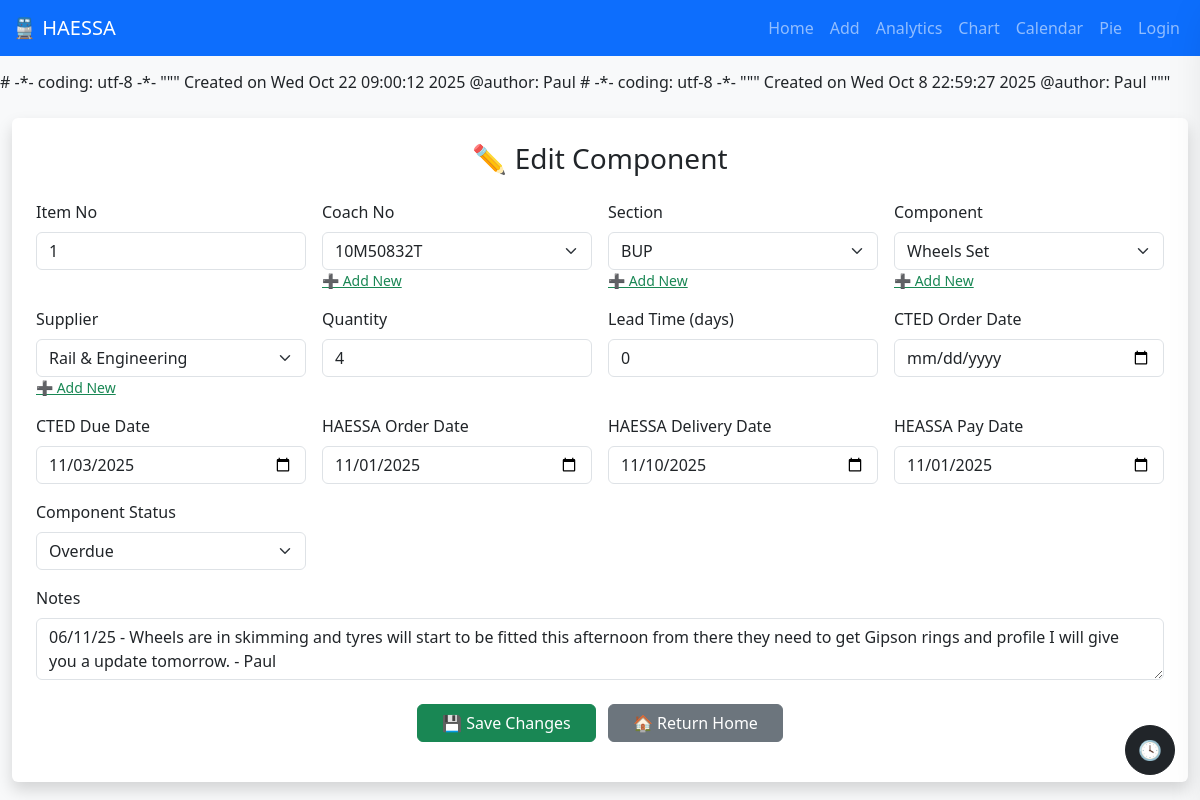
Screenshot of /edit/1 (signed in) with the database file from the repository.
### app.py (models this page shows, shortened)
class Components(db.Model):
    __tablename__ = "components"
    id = db.Column(db.Integer, primary_key=True)
    Item_no = db.Column(db.String(50))
    Coach_no = db.Column(db.String(50))
    Section = db.Column(db.String(100))
    Component = db.Column(db.String(100))
    Supplier = db.Column(db.String(100))
    Quantity = db.Column(db.Integer, default=9999)
    Lead_time = db.Column(db.Integer)
    CTED_order_date = db.Column(db.String(50), default="1/1/1900")
    CTED_due_date = db.Column(db.String(50), default="1/1/1900")
    HAESSA_order_date = db.Column(db.String(50), default="1/1/1900")
    HEASSA_pay_date = db.Column(db.String(50), default="1/1/1900")
    HAESSA_delivery_date = db.Column(db.String(50), default="1/1/1900")
    Component_status = db.Column(db.String(50))
    Notes = db.Column(db.String(200))

### app.py (the view, shortened to what this page needs)
@app.route("/edit/<int:id>", methods=["GET", "POST"])
@login_required
def edit(id):
    component = Components.query.get_or_404(id)
    return render_template("edit.html", component=component)

### app.py (called while the page is built)
@login_manager.user_loader
def load_user(user_id):
    return User.query.get(int(user_id))

@app.context_processor
def inject_datetime():
    return {'datetime': datetime}

### templates/edit.html (shortened to what this page needs)
{% extends "base.html" %}
{% block content %}
<div class="container mt-4 p-4 bg-white shadow rounded form-container">
  <h3 class="text-center mb-4">✏️ Edit Component</h3>
  <form method="POST" action="{{ url_for('edit', id=component.id) }}">
    <div class="row g-3">
      <div class="col-md-3">
        <label class="form-label">Item No</label>
        <input type="text" name="Item_no" class="form-control" value="{{ component.Item_no or '' }}">
      </div>
      <div class="col-md-3">
        <label class="form-label">Coach No</label>
        <select name="Coach_no" class="form-select editable-select">
          <option value="{{ component.Coach_no }}" selected>{{ component.Coach_no }}</option>
        </select>
        <small><a href="#" class="text-success add-option" data-target="Coach_no">➕ Add New</a></small>
      </div>
      <div class="col-md-3">
        <label class="form-label">Section</label>
        <select name="Section" class="form-select editable-select">
          <option value="{{ component.Section }}" selected>{{ component.Section }}</option>
        </select>
        <small><a href="#" class="text-success add-option" data-target="Section">➕ Add New</a></small>
      </div>
      <div class="col-md-3">
        <label class="form-label">Component</label>
        <select name="Component" class="form-select editable-select">
          <option value="{{ component.Component }}" selected>{{ component.Component }}</option>
        </select>
        <small><a href="#" class="text-success add-option" data-target="Component">➕ Add New</a></small>
      </div>
      <div class="col-md-3">
        <label class="form-label">Supplier</label>
        <select name="Supplier" class="form-select editable-select">
          <option value="{{ component.Supplier }}" selected>{{ component.Supplier }}</option>
        </select>
        <small><a href="#" class="text-success add-option" data-target="Supplier">➕ Add New</a></small>
      </div>
      <div class="col-md-3">
        <label class="form-label">Quantity</label>
        <input type="number" name="Quantity" class="form-control" min="1" value="{{ component.Quantity or 1 }}">
      </div>
      <div class="col-md-3">
        <label class="form-label">Lead Time (days)</label>
        <input type="number" name="Lead_time" class="form-control" min="0" value="{{ component.Lead_time or 0 }}">
      </div>
      <div class="col-md-3">
        <label class="form-label">CTED Order Date</label>
        <input type="date" name="CTED_order_date" class="form-control" value="{{ component.CTED_order_date }}">
      </div>
      <div class="col-md-3">
        <label class="form-label">CTED Due Date</label>
        <input type="date" name="CTED_due_date" class="form-control" value="{{ component.CTED_due_date }}">
      </div>
      <div class="col-md-3">
        <label class="form-label">HAESSA Order Date</label>
        <input type="date" name="HAESSA_order_date" class="form-control" value="{{ component.HAESSA_order_date }}">
      </div>
      <div class="col-md-3">
        <label class="form-label">HAESSA Delivery Date</label>
        <input type="date" name="HAESSA_delivery_date" class="form-control" value="{{ component.HAESSA_delivery_date }}">
      </div>
      <div class="col-md-3">
        <label class="form-label">HEASSA Pay Date</label>
        <input type="date" name="HEASSA_pay_date" class="form-control" value="{{ component.HEASSA_pay_date }}">
      </div>
      <div class="col-md-3">
        <label class="form-label">Component Status</label>
        <select name="Component_status" class="form-select">
          <option value="{{ component.Component_status }}" selected>{{ component.Component_status }}</option>
        </select>
      </div>
    </div>
    <div class="mt-3">
      <label class="form-label">Notes</label>
      <textarea name="Notes" class="form-control" rows="2">{{ component.Notes or '' }}</textarea>
    </div>
    <div class="mt-4 text-center">
      <button type="submit" class="btn btn-success px-4 me-2">💾 Save Changes</button>
      <a href="{{ url_for('home') }}" class="btn btn-secondary px-4">🏠 Return Home</a>
    </div>
  </form>
</div>
{% endblock %}

### templates/base.html (shortened to what this page needs)
# -*- coding: utf-8 -*-
"""
Created on Wed Oct  8 22:59:27 2025
@author: Paul
"""
<!DOCTYPE html>
<html lang="en">
<head>
  <link href="https://cdn.jsdelivr.net/npm/bootstrap@5.3.3/dist/css/bootstrap.min.css" rel="stylesheet">
<button id="toggleLog" class="btn btn-dark position-fixed rounded-circle">
  🕓
</button>
</head>
<body class="bg-light">
<nav class="navbar navbar-expand-lg navbar-dark bg-primary">
  <div class="container-fluid">
    <a class="navbar-brand" href="{{ url_for('home') }}">🚆 HAESSA</a>
    <div class="collapse navbar-collapse" id="navbarNav">
      <ul class="navbar-nav me-auto">
        <li class="nav-item"><a class="nav-link" href="{{ url_for('home') }}">Home</a></li>
        <li class="nav-item"><a class="nav-link" href="{{ url_for('add') }}">Add</a></li>
        <li class="nav-item"><a class="nav-link" href="{{ url_for('analytics') }}">Analytics</a></li>
        <li class="nav-item"><a class="nav-link" href="{{ url_for('chart') }}">Chart</a></li>
        <li class="nav-item"><a class="nav-link" href="{{ url_for('calendar') }}">Calendar</a></li>
        <li class="nav-item"><a class="nav-link" href="{{ url_for('pie') }}">Pie</a></li>
        {% if current_user.is_authenticated and current_user.role == 'admin' %}
          <li class="nav-item"><a class="nav-link" href="{{ url_for('users') }}">👥 User Management</a></li>
        {% endif %}
      </ul>
      <ul class="navbar-nav">
        {% if current_user.is_authenticated %}
          <li class="nav-item">
            <span class="navbar-text text-light me-3">
              Logged in as <strong>{{ current_user.username }}</strong> ({{ current_user.role|capitalize }})
            </span>
          </li>
          <li class="nav-item">
            <a class="btn btn-outline-light btn-sm" href="{{ url_for('logout') }}">Logout</a>
          </li>
        {% else %}
          <li class="nav-item">
            <a class="btn btn-outline-light btn-sm" href="{{ url_for('login') }}">Login</a>
          </li>
        {% endif %}
      </ul>
    </div>
  </div>
</nav>
  <nav class="navbar navbar-expand-lg navbar-dark bg-primary">
    <div class="container-fluid">
      <a class="navbar-brand" href="{{ url_for('home') }}">🚆 HAESSA</a>
      <div class="navbar-nav">
        <a class="nav-link" href="{{ url_for('home') }}">Home</a>
        <a class="nav-link" href="{{ url_for('add') }}">Add</a>
        <a class="nav-link" href="{{ url_for('analytics') }}">Analytics</a>
        <a class="nav-link" href="{{ url_for('chart') }}">Chart</a>
        <a class="nav-link" href="{{ url_for('calendar') }}">Calendar</a>
        <a class="nav-link" href="{{ url_for('pie') }}">Pie</a>
        <a class="nav-link" href="{{ url_for('login') }}">Login</a>
      </div>
    </div>
  </nav>
  <div class="container mt-4">
    {% block content %}{% endblock %}
  </div>
<div class="toast-container position-fixed bottom-0 end-0 p-3" style="z-index: 9999;">
</div>
<div class="toast-container position-fixed bottom-0 end-0 p-3" style="z-index: 9999;">
</div>
<div class="toast-container position-fixed top-0 end-0 p-3" style="z-index: 2500">
</div>
</body>
</html>

### templates/base.html (style rules this page uses)
.navbar { position: fixed; top: 0; width: 100%; z-index: 1030; }
body { padding-top: 70px; }
.container { max-width: 1200px; }
#toggleLog { bottom: 25px; right: 25px; width: 50px; height: 50px; z-index: 2100; font-size: 1.2rem; }
.toast-container { position: fixed; top: 15px; right: 15px; z-index: 2500; }
.form-select, select, input[type="text"], input[type="date"] { position: relative; z-index: 2050 !important; }
.form-container, .modal-body { overflow: visible !important; }

### templates/edit.html (style rules this page uses)
.form-select, input, textarea { position: relative; z-index: 2050 !important; }
.form-container { overflow: visible !important; }

### rows the page displays
Components: Item_no "1", Coach_no "10M50832T", Section "BUP", Component "Wheels Set", Supplier "Rail & Engineering", Quantity "4", Lead_time "0", CTED_due_date "11/03/2025", HAESSA_order_date "11/01/2025", HAESSA_delivery_date "11/10/2025", HEASSA_pay_date "11/01/2025", Component_status "Overdue", Notes "06/11/25 - Wheels are in skimming and tyres will start to be fitted this afternoon from there they need to get Gipson rings and profile I will give you a update tomorrow. - Paul"
